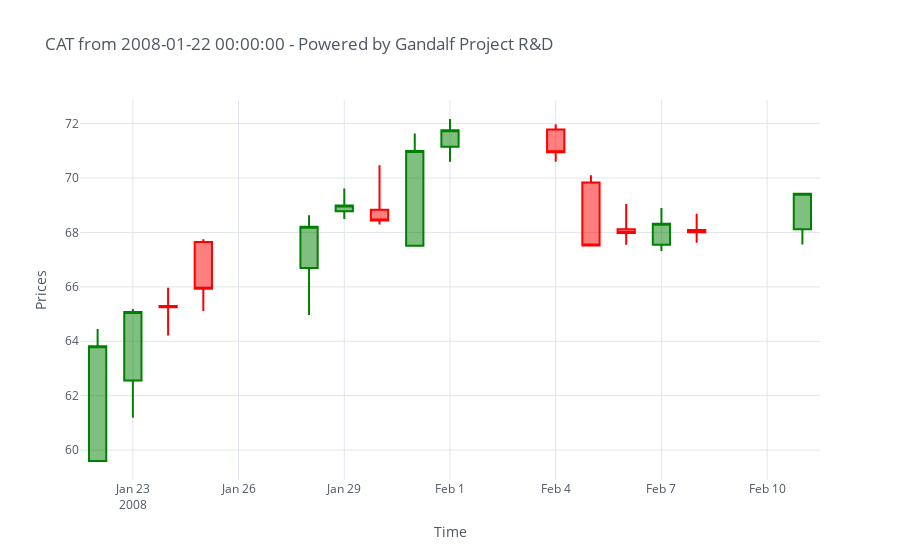
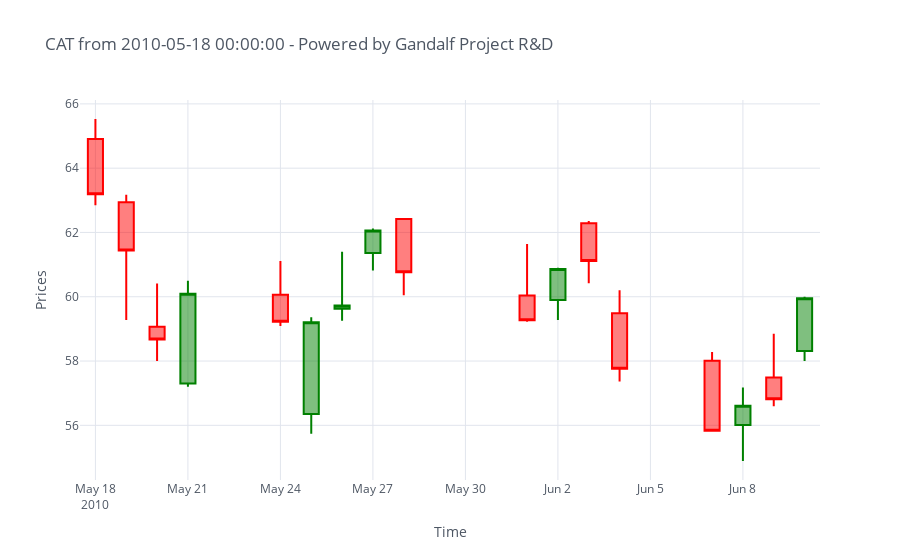
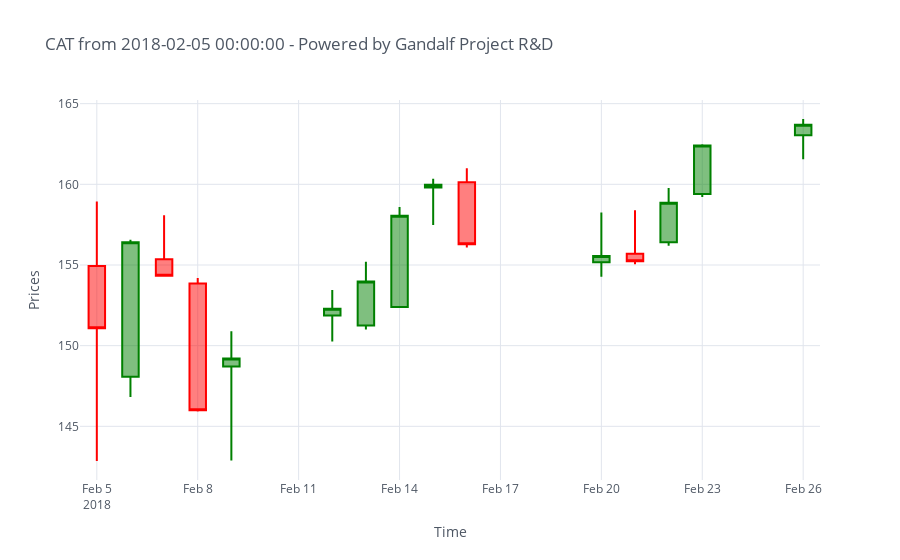
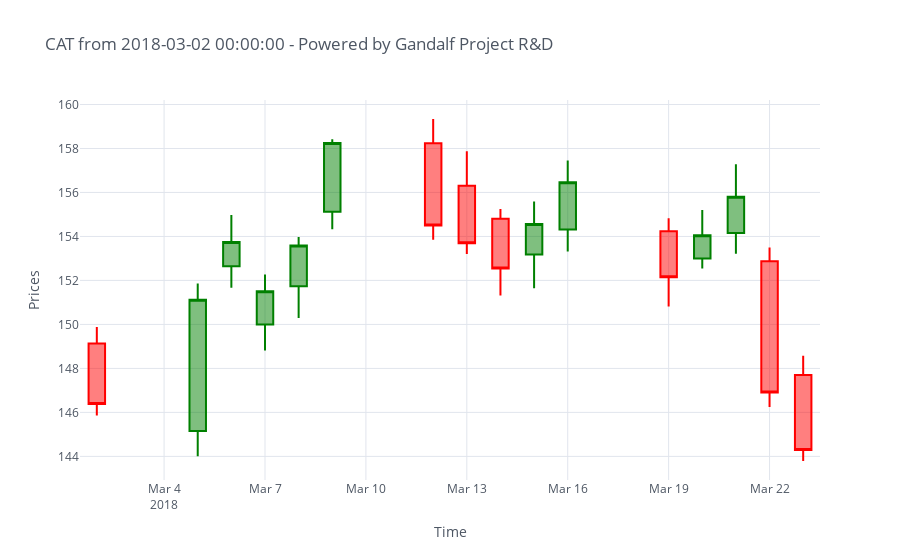

The code cell stored with these charts, in order, in its notebook:
### Code cell
def plot_patterns(dataframe,results):
    """
    Function that plots every single pattern occurrence
    """
    for date in results:
        single_case = dataframe[(dataframe.index >= (date - pd.Timedelta(days = 3))) & \
                                (dataframe.index <= (date + pd.Timedelta(days = 20)))]    
        graph_title = ticker + " from " + str(single_case.index[0]) + " - Powered by Gandalf Project R&D"

        single_case.iplot(kind = 'candle',theme = 'white',
                          up_color = "green", down_color = "red",
                          title = graph_title, xTitle = "Time", yTitle = "Prices")
    return

plot_patterns(dataset,results[0])

### Figure 1 — Plotly figure (JSON) as saved in the notebook; plotly's stock layout.template omitted (floating-point values rounded to 4 significant figures)
{"data": [{"close": [63.82, 65.08, 65.25, 65.93, 68.21, 68.99, 68.44, 70.99, 71.76, 70.95, 67.52, 67.98, 68.32, 68.01, 69.42], "decreasing": {"line": {"color": "red"}}, "high": [64.45, 65.19, 65.97, 67.75, 68.63, 69.62, 70.47, 71.64, 72.17, 71.98, 70.1, 69.05, 68.9, 68.69, 69.43], "increasing": {"line": {"color": "green"}}, "low": [59.6, 61.19, 64.21, 65.11, 64.97, 68.49, 68.29, 67.5, 70.6, 70.6, 67.52, 67.55, 67.32, 67.62, 67.56], "open": [59.6, 62.56, 65.3, 67.65, 66.69, 68.78, 68.83, 67.51, 71.15, 71.78, 69.84, 68.12, 67.55, 68.09, 68.12], "showlegend": false, "type": "candlestick", "x": ["2008-01-22", "2008-01-23", "2008-01-24", "2008-01-25", "2008-01-28", "2008-01-29", "2008-01-30", "2008-01-31", "2008-02-01", "2008-02-04", "2008-02-05", "2008-02-06", "2008-02-07", "2008-02-08", "2008-02-11"], "yaxis": "y2"}], "layout": {"legend": {"bgcolor": "#FFFFFF", "font": {"color": "#4D5663"}}, "paper_bgcolor": "#FFFFFF", "plot_bgcolor": "#FFFFFF", "title": {"font": {"color": "#4D5663"}, "text": "CAT from 2008-01-22 00:00:00 - Powered by Gandalf Project R&D"}, "xaxis": {"gridcolor": "#E1E5ED", "rangeslider": {"visible": false}, "showgrid": true, "tickfont": {"color": "#4D5663"}, "title": {"font": {"color": "#4D5663"}, "text": "Time"}, "zerolinecolor": "#E1E5ED"}, "yaxis": {"gridcolor": "#E1E5ED", "showgrid": true, "showticklabels": false, "tickfont": {"color": "#4D5663"}, "title": {"font": {"color": "#4D5663"}, "text": "Prices"}, "zerolinecolor": "#E1E5ED"}, "yaxis2": {"gridcolor": "#E1E5ED", "showgrid": true, "tickfont": {"color": "#4D5663"}, "title": {"font": {"color": "#4D5663"}, "text": "Prices"}, "zerolinecolor": "#E1E5ED"}}}

### Figure 2 — Plotly figure (JSON) as saved in the notebook; plotly's stock layout.template omitted (floating-point values rounded to 4 significant figures)
{"data": [{"close": [63.19, 61.44, 58.67, 60.09, 59.22, 59.21, 59.73, 62.06, 60.76, 59.27, 60.86, 61.11, 57.76, 55.83, 56.61, 56.81, 59.95], "decreasing": {"line": {"color": "red"}}, "high": [65.53, 63.17, 60.41, 60.5, 61.11, 59.36, 61.4, 62.12, 62.42, 61.64, 60.9, 62.36, 60.2, 58.28, 57.18, 58.85, 60], "increasing": {"line": {"color": "green"}}, "low": [62.85, 59.28, 58, 57.2, 59.09, 55.74, 59.25, 60.82, 60.05, 59.22, 59.28, 60.42, 57.36, 55.8, 54.89, 56.59, 58], "open": [64.91, 62.94, 59.07, 57.3, 60.06, 56.35, 59.63, 61.36, 62.42, 60.04, 59.9, 62.29, 59.49, 58.01, 56.01, 57.49, 58.31], "showlegend": false, "type": "candlestick", "x": ["2010-05-18", "2010-05-19", "2010-05-20", "2010-05-21", "2010-05-24", "2010-05-25", "2010-05-26", "2010-05-27", "2010-05-28", "2010-06-01", "2010-06-02", "2010-06-03", "2010-06-04", "2010-06-07", "2010-06-08", "2010-06-09", "2010-06-10"], "yaxis": "y2"}], "layout": {"legend": {"bgcolor": "#FFFFFF", "font": {"color": "#4D5663"}}, "paper_bgcolor": "#FFFFFF", "plot_bgcolor": "#FFFFFF", "title": {"font": {"color": "#4D5663"}, "text": "CAT from 2010-05-18 00:00:00 - Powered by Gandalf Project R&D"}, "xaxis": {"gridcolor": "#E1E5ED", "rangeslider": {"visible": false}, "showgrid": true, "tickfont": {"color": "#4D5663"}, "title": {"font": {"color": "#4D5663"}, "text": "Time"}, "zerolinecolor": "#E1E5ED"}, "yaxis": {"gridcolor": "#E1E5ED", "showgrid": true, "showticklabels": false, "tickfont": {"color": "#4D5663"}, "title": {"font": {"color": "#4D5663"}, "text": "Prices"}, "zerolinecolor": "#E1E5ED"}, "yaxis2": {"gridcolor": "#E1E5ED", "showgrid": true, "tickfont": {"color": "#4D5663"}, "title": {"font": {"color": "#4D5663"}, "text": "Prices"}, "zerolinecolor": "#E1E5ED"}}}

### Figure 3 — Plotly figure (JSON) as saved in the notebook; plotly's stock layout.template omitted (floating-point values rounded to 4 significant figures)
{"data": [{"close": [151.1, 156.4, 154.3, 146.0, 149.2, 152.3, 154.0, 158.1, 160.0, 156.3, 155.6, 155.2, 158.9, 162.4, 163.7], "decreasing": {"line": {"color": "red"}}, "high": [158.9, 156.6, 158.1, 154.2, 150.9, 153.4, 155.2, 158.6, 160.3, 161, 158.2, 158.4, 159.8, 162.5, 164.1], "increasing": {"line": {"color": "green"}}, "low": [142.8, 146.8, 154.3, 145.9, 142.9, 150.2, 151, 152.3, 157.5, 156.1, 154.3, 155.0, 156.2, 159.2, 161.6], "open": [154.9, 148.1, 155.4, 153.8, 148.7, 151.9, 151.2, 152.4, 159.8, 160.1, 155.2, 155.7, 156.4, 159.4, 163.1], "showlegend": false, "type": "candlestick", "x": ["2018-02-05", "2018-02-06", "2018-02-07", "2018-02-08", "2018-02-09", "2018-02-12", "2018-02-13", "2018-02-14", "2018-02-15", "2018-02-16", "2018-02-20", "2018-02-21", "2018-02-22", "2018-02-23", "2018-02-26"], "yaxis": "y2"}], "layout": {"legend": {"bgcolor": "#FFFFFF", "font": {"color": "#4D5663"}}, "paper_bgcolor": "#FFFFFF", "plot_bgcolor": "#FFFFFF", "title": {"font": {"color": "#4D5663"}, "text": "CAT from 2018-02-05 00:00:00 - Powered by Gandalf Project R&D"}, "xaxis": {"gridcolor": "#E1E5ED", "rangeslider": {"visible": false}, "showgrid": true, "tickfont": {"color": "#4D5663"}, "title": {"font": {"color": "#4D5663"}, "text": "Time"}, "zerolinecolor": "#E1E5ED"}, "yaxis": {"gridcolor": "#E1E5ED", "showgrid": true, "showticklabels": false, "tickfont": {"color": "#4D5663"}, "title": {"font": {"color": "#4D5663"}, "text": "Prices"}, "zerolinecolor": "#E1E5ED"}, "yaxis2": {"gridcolor": "#E1E5ED", "showgrid": true, "tickfont": {"color": "#4D5663"}, "title": {"font": {"color": "#4D5663"}, "text": "Prices"}, "zerolinecolor": "#E1E5ED"}}}

### Figure 4 — Plotly figure (JSON) as saved in the notebook; plotly's stock layout.template omitted (floating-point values rounded to 4 significant figures)
{"data": [{"close": [146.4, 151.1, 153.8, 151.5, 153.6, 158.2, 154.5, 153.7, 152.5, 154.6, 156.5, 152.2, 154.1, 155.8, 146.9, 144.3], "decreasing": {"line": {"color": "red"}}, "high": [149.9, 151.9, 155.0, 152.3, 154.0, 158.4, 159.3, 157.9, 155.2, 155.6, 157.4, 154.8, 155.2, 157.3, 153.5, 148.6], "increasing": {"line": {"color": "green"}}, "low": [145.9, 144.0, 151.7, 148.8, 150.3, 154.3, 153.8, 153.2, 151.3, 151.7, 153.3, 150.8, 152.5, 153.2, 146.2, 143.8], "open": [149.1, 145.2, 152.6, 150, 151.7, 155.1, 158.2, 156.3, 154.8, 153.2, 154.3, 154.2, 153, 154.2, 152.9, 147.7], "showlegend": false, "type": "candlestick", "x": ["2018-03-02", "2018-03-05", "2018-03-06", "2018-03-07", "2018-03-08", "2018-03-09", "2018-03-12", "2018-03-13", "2018-03-14", "2018-03-15", "2018-03-16", "2018-03-19", "2018-03-20", "2018-03-21", "2018-03-22", "2018-03-23"], "yaxis": "y2"}], "layout": {"legend": {"bgcolor": "#FFFFFF", "font": {"color": "#4D5663"}}, "paper_bgcolor": "#FFFFFF", "plot_bgcolor": "#FFFFFF", "title": {"font": {"color": "#4D5663"}, "text": "CAT from 2018-03-02 00:00:00 - Powered by Gandalf Project R&D"}, "xaxis": {"gridcolor": "#E1E5ED", "rangeslider": {"visible": false}, "showgrid": true, "tickfont": {"color": "#4D5663"}, "title": {"font": {"color": "#4D5663"}, "text": "Time"}, "zerolinecolor": "#E1E5ED"}, "yaxis": {"gridcolor": "#E1E5ED", "showgrid": true, "showticklabels": false, "tickfont": {"color": "#4D5663"}, "title": {"font": {"color": "#4D5663"}, "text": "Prices"}, "zerolinecolor": "#E1E5ED"}, "yaxis2": {"gridcolor": "#E1E5ED", "showgrid": true, "tickfont": {"color": "#4D5663"}, "title": {"font": {"color": "#4D5663"}, "text": "Prices"}, "zerolinecolor": "#E1E5ED"}}}
